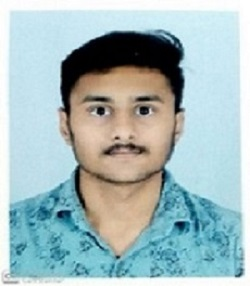
%> input picture Sem 1/CVIP/LABS/LAB2/sodhaparmarnihar.jpeg, 250 x 286 px
$ octave ZoomImage.m   (GNU Octave 9; MATLAB toolbox functions it lacks are replaced by stand-ins)
%> lines starting %> are read from the running program, lines starting %| are printed output that depends on the picture
close all;
clear;
clc;

img = imread("sodhaparmarnihar.jpeg");
%> img is the input picture: size 286x250x3 uint8; mean R, G, B 164.1, 186.1, 188.1
b = im2double(rgb2gray(img));
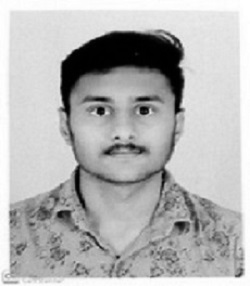
%> b: size 286x250 double; min 0, max 1, mean 0.705

s=size(b);
%> s = [286 250]
c = [];
d = [];
zoomFactor = 2;

for n=1:s(1,1)
    for p=1:zoomFactor
        c=[c;b(n,:)];
    end
end
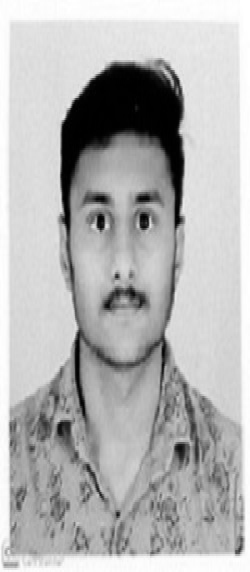
%> c: size 572x250 double; min 0, max 1, mean 0.705


for m=1:s(1,2)
    for p=1:zoomFactor
        d=[d,c(:,m)];
    end
end

figure;
subplot(1,2,1);
imshow(b);
subplot(1,2,2);
imshow(d);
